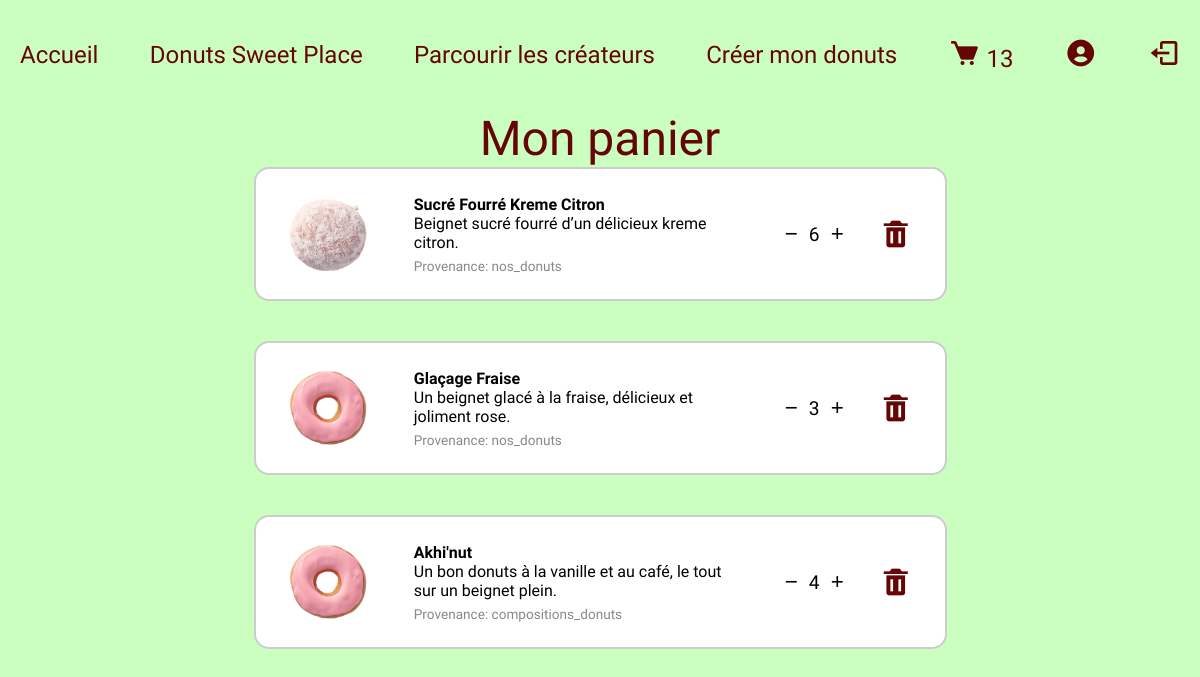
Before: /panier.php?id=3 (signed in) with the older database file.
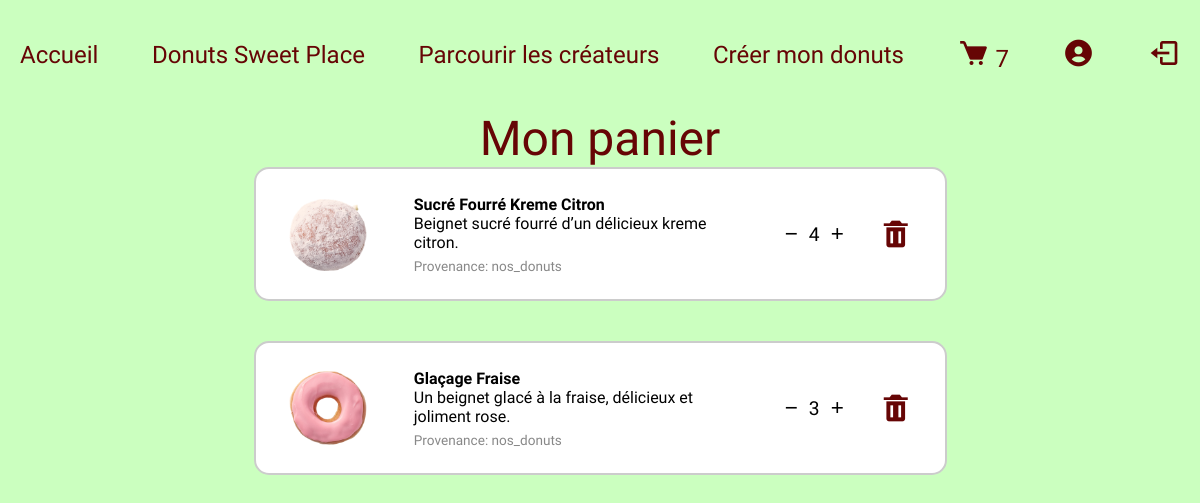
After: the same page with the newer database file.
### tables this page shows
CREATE TABLE IF NOT EXISTS `fk_panier` (
  `id_fk_panier` int NOT NULL AUTO_INCREMENT,
  `id_compositions_donuts` int DEFAULT NULL,
  `source_table` varchar(50) NOT NULL DEFAULT 'compositions_donuts',
  `source_id` int DEFAULT NULL,
  `id_users` int NOT NULL,
  `quantite` int NOT NULL,
  PRIMARY KEY (`id_fk_panier`),
  KEY `fk_compo` (`id_compositions_donuts`),
  KEY `fk_users1` (`id_users`),
  KEY `idx_fkpanier_source_user` (`source_table`,`source_id`,`id_users`)
);

CREATE TABLE IF NOT EXISTS `nos_donuts` (
  `id_donuts_de_base` int NOT NULL AUTO_INCREMENT,
  `title` varchar(255) DEFAULT NULL,
  `url` varchar(255) DEFAULT NULL,
  `img` varchar(255) DEFAULT NULL,
  `imgAlt` varchar(255) DEFAULT NULL,
  `bannerUrl` varchar(255) DEFAULT NULL,
  `nutritionalFacts` varchar(255) DEFAULT NULL,
  `description` text,
  PRIMARY KEY (`id_donuts_de_base`)
);

CREATE TABLE IF NOT EXISTS `compositions_donuts` (
  `id_composition` int NOT NULL AUTO_INCREMENT,
  `donut_name` varchar(255) DEFAULT NULL,
  `id_beignet` int NOT NULL,
  `id_fourrage` int NOT NULL,
  `id_glacage` int NOT NULL,
  `id_topping` int NOT NULL,
  `id_createur` int NOT NULL,
  `description` text,
  `type` varchar(20) NOT NULL,
  PRIMARY KEY (`id_composition`),
  KEY `fk_beignet` (`id_beignet`),
  KEY `fk_createur` (`id_createur`),
  KEY `fk_fourrage` (`id_fourrage`),
  KEY `fk_glacage` (`id_glacage`),
  KEY `fk_topping` (`id_topping`)
);

### models/panier_user.php (called while the page is built)
<?php
class PanierModel
{
    private $pdo;
    public function __construct(PDO $pdo)
    {
        $this->pdo = $pdo;
    }
    public function getItemsByUser(int $userId): array
    {
        $sql = "
        SELECT p.id_fk_panier, p.quantite, p.source_table, p.source_id, p.id_compositions_donuts,
               c.id_composition AS c_id, c.donut_name AS c_name, c.description AS c_description,
               n.id_donuts_de_base AS n_id, n.title AS n_title, n.img AS n_image, n.description AS n_description
        FROM fk_panier p
        LEFT JOIN compositions_donuts c
          ON p.source_table = 'compositions_donuts' AND p.source_id = c.id_composition
        LEFT JOIN nos_donuts n
          ON p.source_table = 'nos_donuts' AND p.source_id = n.id_donuts_de_base
        WHERE p.id_users = :id_users
        ORDER BY p.id_fk_panier DESC
        ";
        $stmt = $this->pdo->prepare($sql);
        $stmt->execute([':id_users' => $userId]);
        $rows = $stmt->fetchAll(PDO::FETCH_ASSOC);
        $items = [];
        foreach ($rows as $r) {
            if ($r['source_table'] === 'compositions_donuts') {
                $title = $r['c_name'];
                $description = $r['c_description'];
                $source_id = $r['c_id'];
            } elseif ($r['source_table'] === 'nos_donuts') {
                $title = $r['n_title'];
                $image = $r['n_image'];
                $description = $r['n_description'];
                $source_id = $r['n_id'];
            } else {
                continue;
            }
            $items[] = [
                'id_fk_panier' => (int) $r['id_fk_panier'],
                'quantite' => (int) $r['quantite'],
                'title' => $title ?? '',
                'image' => $image ?? '',
                'description' => $description ?? '',
                'source_table' => $r['source_table'] ?? '',
                'source_id' => $source_id ?? 0,
            ];
        }
        return $items;
    }
}

### panier.php (the view, shortened to what this page needs)
<?php
require 'config.php';
$user = (int) $_SESSION['id'];
require 'models/panier_user.php';
$panierModel = new PanierModel($pdo);
$items = $panierModel->getItemsByUser($user);
?>
<!doctype html>
<html lang="fr">
<head>
  <?php include 'css/links.php'; ?>
  <link rel="stylesheet" href="css/panier.css">
</head>
<body>
  <?php include 'header/header.php'; ?>
  <div class="h1">
    <h1>Mon panier</h1>
  </div>
  <?php if (empty($items)): ?>
    <div class="empty">Ton panier est vide.</div>
  <?php else: ?>
    <div class='cards-container' id="cart-list">
      <?php foreach ($items as $it): ?>
        <div class="card cart-item"
          data-id_fk_panier="<?php echo htmlspecialchars($it['id_fk_panier'] ?? '', ENT_QUOTES); ?>">
          <?php if (!empty($it['image'])): ?>
            <img src="<?php echo htmlspecialchars($it['image'], ENT_QUOTES); ?>"
              alt="<?php echo htmlspecialchars($it['title'] ?? '', ENT_QUOTES); ?>">
          <?php endif; ?>
          <div class="item-info">
            <div><strong><?php echo htmlspecialchars($it['title'] ?? '', ENT_QUOTES); ?></strong></div>
            <div><?php echo htmlspecialchars($it['description'] ?? '', ENT_QUOTES); ?></div>
            <div style="font-size:0.85rem;color:#888;margin-top:6px">Provenance:
              <?php echo htmlspecialchars($it['source_table'] ?? '', ENT_QUOTES); ?>
            </div>
          </div>
          <div class="actions">
            <div class="qty-control">
              <button class="decrease" aria-label="décrémenter">−</button>
              <div class="qty" data-quantite="<?php echo (int) $it['quantite']; ?>"><?php echo (int) $it['quantite']; ?>
              </div>
              <button class="increase" aria-label="incrémenter">+</button>
            </div>
            <button class="remove" title="Supprimer"><i class='bx bxs-trash'></i></button>
          </div>
        </div>
      <?php endforeach; ?>
    </div>
  <?php endif; ?>
</body>
</html>

### css/links.php (shortened to what this page needs)
<link rel="stylesheet" href="css/styles.css">
<link rel="stylesheet" href="css/header.css">
<link rel="stylesheet" href="css/footer.css">
<link href='https://unpkg.com/boxicons@2.1.4/css/boxicons.min.css' rel='stylesheet'>

### header/header.php (shortened to what this page needs)
<?php
$cartCount = 0;
if (isset($_SESSION['id'])) {
  require_once 'config.php';
  $stmt = $pdo->prepare("SELECT SUM(quantite) FROM fk_panier WHERE id_users = :id");
  $stmt->execute([':id' => $_SESSION['id']]);
  $cartCount = (int) $stmt->fetchColumn();
}
?>
<header>
  <nav class="desk">
    <ul>
      <li><a href="index.php">Accueil</a></li>
      <li><a href="donuts_sweetplace.php">Donuts Sweet Place</a></li>
      <li><a href="parcourir.php">Parcourir les créateurs</a></li>
      <li><a href="creersondonuts.php">Créer mon donuts</a></li>
      <?php if (isset($_SESSION['id'])): ?>
        <li>
          <a href="panier.php?id=<?php echo $_SESSION['id']; ?>">
            <i class="bx bxs-cart"></i>
            <span id="cart-count"><?php echo $cartCount; ?></span>
          </a>
        </li>
        <li><a href="profil.php?id=<?php echo $_SESSION['id']; ?>"><i class="bx bxs-user-circle"></i></a></li>
        <li><a href="logout.php"><i class="bx bx-log-out"></i></a></li>
      <?php else: ?>
        <li><a href="connexion.php">Se connecter</a></li>
      <?php endif; ?>
    </ul>
  </nav>
</header>

### css/styles.css (style rules this page uses)
:root { --mainfont: "Modak", system-ui; --textfont: "Mada", sans-serif; --maincolor: #cbffbf; --textcolor: #660505; }
*, *::after, *::before { box-sizing: border-box; }
body { margin: 0; padding: 0; background-color: var(--maincolor); font-family: var(--textfont); }
h1, h2 { font-family: var(--mainfont); color: var(--textcolor); font-weight: 400; margin: 0; font-size: 3rem; }
.cards-container { display: grid; grid-template-columns: repeat(auto-fit, minmax(300px, 1fr)); gap: 40px; width: min(100%, 990px); margin: 0 auto; }
.card { background-color: white; border: 2px solid #ccc; border-radius: 15px; padding: 15px; text-align: center; display: flex; flex-direction: column; align-items: center; justify-content: center; transition: 0.2s ease; }
i { font-size: 2rem; color: var(--textcolor); }

### css/header.css (style rules this page uses)
:root { --mainfont : "Modak", system-ui; --textfont :"Mada", sans-serif; --maincolor : #CBFFBF; --textcolor : #660505; }
header { display: flex; background-color: var(--maincolor); margin: 0; font-family: var(--mainfont); height: 110px; font-size: 1.5rem; color: var(--textcolor); padding-left: 20px; padding-right: 20px; }
.desk { width: 100%; display: flex; align-items: center; justify-content: center; }
header .desk ul { display: flex; justify-content: space-between; align-items: center; margin-left: 20px; margin-right: 20px; margin: 0; padding: 0px; width: 100%; }
header .desk ul { padding: 0px; }
header li { list-style: none; }
header .desk ul a { text-decoration: none; color: var(--textcolor); }

### css/panier.css (style rules this page uses)
.h1 { display: flex; }
h1 { margin: auto; }
.cards-container { display: flex; flex-direction: column; align-items: center; }
.card { flex-direction: row; text-align: left; width: 70%; justify-content: space-around; gap: 20px; }
.card img { height: 100px; }
.item-info { width: 50%; }
.actions { display: flex; gap: 20px; }
.qty-control { display: flex; gap: 5px; justify-content: center; align-items: center; font-size: 1.2rem; color: black; }
.qty-control button { font-size: 1.4rem; background-color: white; border: none; color: black; }
.remove { padding: 6px 10px; border-radius: 6px; cursor: pointer; background-color: white; border: none; }

Changed rows visible on the page:
removed fk_panier: id_compositions_donuts.donut_name "Akhi'nut", id_compositions_donuts.description "Un bon donuts à la vanille et au café, le tout sur un beignet plein.", source_table "compositions_donuts", quantite "4"
changed fk_panier "Sucré Fourré Kreme Citron": quantite "6" → "4"
Other visible differences:
$cartCount: "13" → "7"
